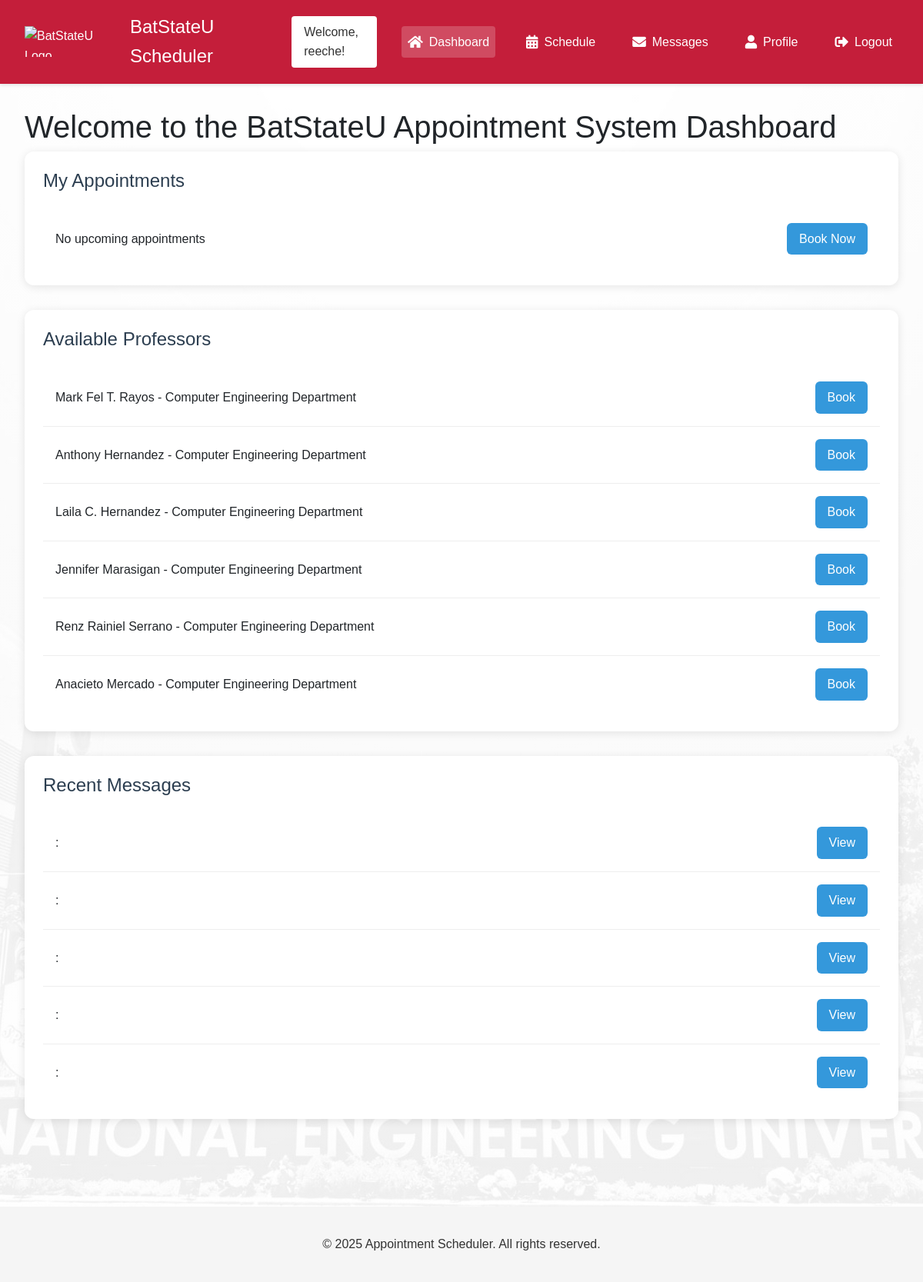
The page /dashboard/ (signed in) on the database its author committed.
### AppointmentWebsite/models.py (models this page shows, shortened)
class UserProfile(models.Model):
    user = models.OneToOneField(User, on_delete=models.CASCADE)
    user_type = models.CharField(max_length=10, choices=[('student', 'Student'), ('faculty', 'Faculty')])
    phone_number = models.CharField(max_length=15, blank=True, null=True)
    profile_picture = models.ImageField(upload_to='profile_pictures/', null=True, blank=True)
    title = models.CharField(max_length=100, blank=True, null=True)
    department = models.CharField(max_length=100, blank=True, null=True)
    office_location = models.CharField(max_length=100, blank=True, null=True)
    office_hours = models.CharField(max_length=200, blank=True, null=True)
    specialization = models.CharField(max_length=200, blank=True, null=True)
    research_interests = models.TextField(blank=True, null=True)
    years_of_experience = models.IntegerField(null=True, blank=True)

class Message(models.Model):
    student = models.ForeignKey(User, on_delete=models.CASCADE, related_name='student_messages')
    faculty = models.ForeignKey(User, on_delete=models.CASCADE, related_name='faculty_messages')
    content = models.TextField()
    sender_type = models.CharField(max_length=10, choices=[('student', 'Student'), ('faculty', 'Faculty')])
    attachment = models.FileField(upload_to='message_attachments/', null=True, blank=True)
    is_read = models.BooleanField(default=False)
    created_at = models.DateTimeField(auto_now_add=True)
    updated_at = models.DateTimeField(auto_now=True)
    class Meta:
        ordering = ['-created_at']

### Appointment_Scheduler/views.py (the view)
# urls.py: path('dashboard/', views.dashboard, name='dashboard'),  # Correctly linked to the dashboard view
@login_required
def dashboard(request):
    try:
        user_profile = request.user.userprofile
        if user_profile.user_type == 'faculty':
            return redirect('faculty_dashboard')
    except UserProfile.DoesNotExist:
        return redirect('edit_profile')
    upcoming_appointments = Appointment.objects.filter(
        student=request.user,
        time_slot__date__gte=timezone.now().date()
    ).select_related('time_slot', 'time_slot__faculty').order_by('time_slot__date', 'time_slot__start_time')[:5]
    available_faculty = UserProfile.objects.filter(
        user_type='faculty'
    ).select_related('user')
    recent_messages = Message.objects.filter(
        student=request.user
    ).order_by('-created_at')[:5]
    context = {
        'upcoming_appointments': upcoming_appointments,
        'available_faculty': available_faculty,
        'recent_messages': recent_messages,
    }
    return render(request, 'registration/dashboard.html', context)

### templates/registration/dashboard.html (shortened to what this page needs)
{% extends 'base.html' %}
{% load static %}
{% block content %}
<div class="content">
    <h1>Welcome to the BatStateU Appointment System Dashboard</h1>
    <div class="section">
        <h2>My Appointments</h2>
        {% if upcoming_appointments %}
            {% for appointment in upcoming_appointments %}
                <div class="item">
                    <div class="details">
                        {{ appointment.time_slot.faculty.get_full_name }} -
                        {{ appointment.time_slot.date|date:"M d, Y" }} at {{ appointment.time_slot.start_time|time:"g:i A" }} -
                        Room: {{ appointment.time_slot.get_room_display }}
                    </div>
                    <div class="status-badge {{ appointment.status|lower }}">{{ appointment.status }}</div>
                </div>
            {% endfor %}
        {% else %}
            <div class="item">
                <div class="details">No upcoming appointments</div>
                <a href="{% url 'book_appointment' %}" class="action-link">Book Now</a>
            </div>
        {% endif %}
    </div>
    <div class="section">
        <h2>Available Professors</h2>
        {% if available_faculty %}
            {% for faculty in available_faculty %}
                <div class="item">
                    <div class="details">{{ faculty.user.get_full_name }} - {{ faculty.department|default:"Faculty" }}</div>
                    <a href="{% url 'book_appointment' %}?faculty={{ faculty.user.id }}" class="action-link">Book</a>
                </div>
            {% endfor %}
        {% else %}
            <div class="item">
                <div class="details">No faculty members available at the moment</div>
            </div>
        {% endif %}
    </div>
    <div class="section">
        <h2>Recent Messages</h2>
        {% if recent_messages %}
            {% for message in recent_messages %}
                <div class="item">
                    <div class="details">{{ message.sender }}: {{ message.preview }}</div>
                    <a href="{% url 'messages' %}" class="action-link">View</a>
                </div>
            {% endfor %}
        {% else %}
            <div class="item">
                <div class="details">No recent messages</div>
            </div>
        {% endif %}
    </div>
</div>
{% endblock %}

### templates/header.html (shortened to what this page needs)
{% load static %}
<header class="site-header">
    <div class="header-content">
        <div class="left-section">
            <img src="https://batstate-u.edu.ph/wp-content/uploads/2022/05/BatStateU-NEU-Logo.png" alt="BatStateU Logo" class="logo">
            <span class="logo-text">BatStateU Scheduler</span>
        </div>
        {% if user.is_authenticated %}
        <div class="right-section">
            <div class="welcome-box">
                Welcome, {{ user.username }}!
            </div>
            <nav class="nav-menu">
                <a href="{% url 'dashboard' %}" class="nav-link {% if request.path == '/dashboard/' %}active{% endif %}">
                    <i class="fas fa-home"></i> Dashboard
                </a>
                <a href="{% url 'schedule' %}" class="nav-link {% if 'schedule' in request.path %}active{% endif %}">
                    <i class="fas fa-calendar-alt"></i> Schedule
                </a>
                <a href="{% url 'messages' %}" class="nav-link {% if 'messages' in request.path %}active{% endif %}">
                    <i class="fas fa-envelope"></i> Messages
                </a>
                <a href="{% url 'profile' %}" class="nav-link {% if 'profile' in request.path %}active{% endif %}">
                    <i class="fas fa-user"></i> Profile
                </a>
                <a href="{% url 'logout' %}" class="nav-link">
                    <i class="fas fa-sign-out-alt"></i> Logout
                </a>
            </nav>
        </div>
        {% endif %}
    </div>
</header>
<link rel="stylesheet" href="https://cdnjs.cloudflare.com/ajax/libs/font-awesome/5.15.4/css/all.min.css">

### static/css/style.css (style rules this page uses)
:root { --primary-red: #9D2235; --dark-red: #7B1E2B; --white: #FFFFFF; --light-gray: #F5F5F5; --dark-gray: #333333; --border-gray: #DDDDDD; }
body { font-family: Arial, sans-serif; line-height: 1.6; margin: 0; padding: 0; background-image: linear-gradient(rgba(255, 255, 255, 0.7), rgba(255, 255, 255, 0.7)), url('../images/batstate-bg.jpg'); background-repeat: no-repeat; background-position: center center; background-attachment: fixed; background-size: cover; min-height: 100vh; width: 100%; }
.site-header { background-color: rgba(255, 255, 255, 0.95); box-shadow: 0 1px 3px rgba(0,0,0,0.1); }
.site-header { background-color: rgba(255, 255, 255, 0.95); box-shadow: 0 2px 4px rgba(0,0,0,0.1); padding: 1rem 2rem; position: sticky; top: 0; z-index: 1000; }
.header-content { display: flex; justify-content: space-between; align-items: center; max-width: 1200px; margin: 0 auto; }

### templates/registration/dashboard.html (style rules this page uses)
.content { max-width: 1200px; margin: 0 auto; padding: 2rem; }
.section { background: white; border-radius: 12px; box-shadow: 0 2px 12px rgba(0, 0, 0, 0.1); padding: 1.5rem; margin-bottom: 2rem; }
.section h2 { color: #2c3e50; margin-bottom: 1.5rem; font-size: 1.5rem; }
.item { display: flex; justify-content: space-between; align-items: center; padding: 1rem; border-bottom: 1px solid #eee; }
.item:last-child { border-bottom: none; }
.details { flex: 1; margin-right: 1rem; }
.action-link { background-color: #3498db; color: white; padding: 0.5rem 1rem; border-radius: 6px; text-decoration: none; transition: background-color 0.3s ease; }

### templates/header.html (style rules this page uses)
.site-header { background-color: #C41E3A; padding: 1rem 2rem; color: white; }
.header-content { max-width: 1200px; margin: 0 auto; display: flex; justify-content: space-between; align-items: center; }
.left-section { display: flex; align-items: center; gap: 1rem; }
.logo { height: 40px; width: auto; }
.logo-text { font-size: 1.5rem; font-weight: 500; color: white; }
.right-section { display: flex; align-items: center; gap: 2rem; }
.welcome-box { background-color: white; color: #333; padding: 0.5rem 1rem; border-radius: 4px; font-weight: 500; }
.nav-menu { display: flex; gap: 2rem; align-items: center; }
.nav-link { color: white; text-decoration: none; display: flex; align-items: center; gap: 0.5rem; font-weight: 500; padding: 0.5rem; border-radius: 4px; transition: all 0.2s ease; }
.nav-link.active { background-color: rgba(255, 255, 255, 0.2); }
.nav-link i { font-size: 1.1rem; }

### rows shown on the page
UserProfile: user.get_full_name "Mark Fel T. Rayos", department "Computer Engineering Department"
UserProfile: user.get_full_name "Anthony Hernandez", department "Computer Engineering Department"
UserProfile: user.get_full_name "Laila C. Hernandez", department "Computer Engineering Department"
UserProfile: user.get_full_name "Jennifer Marasigan", department "Computer Engineering Department"
UserProfile: user.get_full_name "Renz Rainiel Serrano", department "Computer Engineering Department"
UserProfile: user.get_full_name "Anacieto Mercado", department "Computer Engineering Department"

### other values the page prints
{{ user.username }} "reeche"
